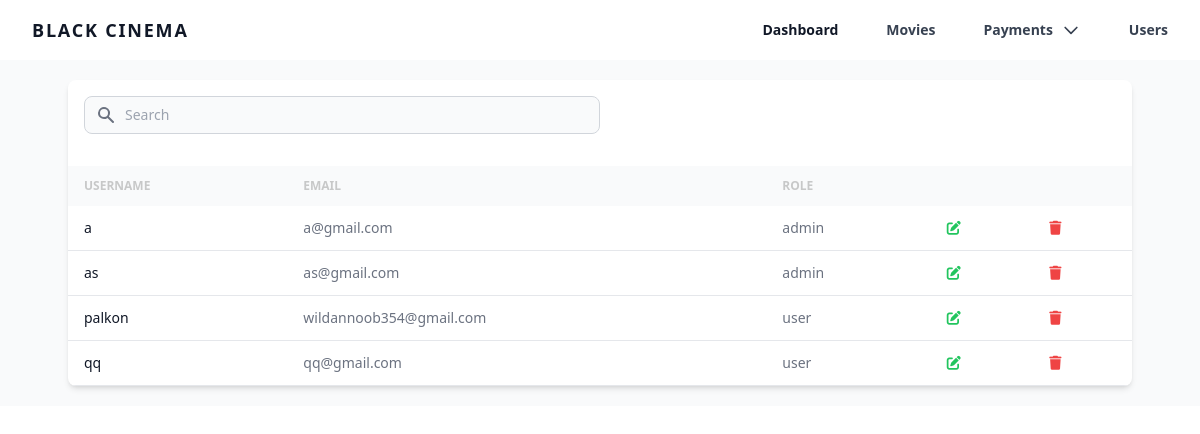
The app's page /app/admin/users (signed in) with its own data.
### tables this page shows
CREATE TABLE `user` (
  `user_id` int NOT NULL,
  `user_username` varchar(255) DEFAULT NULL,
  `user_email` varchar(255) DEFAULT NULL,
  `user_password` varchar(255) DEFAULT NULL,
  `emailVerified` datetime DEFAULT NULL,
  `user_image` varchar(255) DEFAULT NULL,
  `user_role` varchar(255) DEFAULT NULL,
  `createdAt` datetime DEFAULT CURRENT_TIMESTAMP,
  `updatedAt` datetime DEFAULT NULL ON UPDATE CURRENT_TIMESTAMP
);

### app/admin/pages/views/users.php (the view, shortened to what this page needs)
<?php
include "../../config/conn.php";
$query = mysqli_query($conn, "SELECT * FROM user");
?>
<section class="bg-gray-50 dark:bg-black p-3 sm:p-5">
    <div class="mx-auto max-w-screen-xl px-4 lg:px-12">
        <div class="bg-white dark:bg-white/10 relative shadow-md sm:rounded-lg overflow-hidden">
            <div class="flex flex-col md:flex-row items-center justify-between space-y-3 md:space-y-0 md:space-x-4 p-4">
                <div class="w-full md:w-1/2">
                    <form class="flex items-center">
                        <div class="relative w-full">
                            <div class="absolute inset-y-0 left-0 flex items-center pl-3 pointer-events-none">
                            </div>
                            <input type="text" id="simple-search" class="bg-gray-50 border border-gray-300 text-gray-900 text-sm rounded-lg focus:ring-gray-500 focus:border-gray-500 block w-full pl-10 p-2 dark:bg-black/20 dark:border-gray-600 dark:placeholder-gray-400 dark:text-white dark:focus:ring-gray-500 dark:focus:border-gray-500" placeholder="Search" required="">
                        </div>
                    </form>
                </div>
            </div>
            <div class="overflow-x-auto">
                <table class="w-full text-sm text-left text-gray-500 dark:text-gray-400">
                    <thead class="text-xs text-black/20 uppercase bg-gray-50 dark:bg-black/20 dark:text-gray-400">
                        <tr>
                            <th scope="col" class="px-4 py-3">Username</th>
                            <th scope="col" class="px-4 py-3">Email</th>
                            <th scope="col" class="px-4 py-3">Role</th>
                            <th scope="col" colspan="2" class="px-4 py-3">
                            </th>
                        </tr>
                    </thead>
                    <tbody id="paymentList">
                        <?php
                        while ($row = mysqli_fetch_assoc($query)) {
                        ?>
                            <tr class="border-b dark:border-black/20">
                                <th scope="row" class="px-4 py-3 font-medium text-gray-900 whitespace-nowrap dark:text-white">
                                    <?= $row['user_username']; ?></th>
                                <td class="px-4 py-3"><span><?= $row['user_email']; ?></span></td>
                                <td class="px-4 py-3"><span><?= $row['user_role']; ?></span></td>
                                <td class="px-4 py-3">
                                    <a href="edit_user?user_id=<?= $row['user_id']; ?>" class="text-green-600 hover:text-green-800">
                                        <i class="fa-solid fa-pen-to-square text-green-500"></i>
                                    </a>
                                </td>
                                <td class="px-4 py-3">
                                    <button class="text-red-600 hover:text-red-800" onclick="deleteUser(<?= $row['user_id']; ?>)"><i class="fa-solid fa-trash text-red-500"></i></button>
                                </td>
                            </tr>
                        <?php } ?>
                    </tbody>
                </table>
            </div>
        </div>
    </div>
</section>

### records on screen
user: user_username "a", user_email "a@gmail.com", user_role "admin"
user: user_username "as", user_email "as@gmail.com", user_role "admin"
user: user_username "palkon", user_email "wildannoob354@gmail.com", user_role "user"
user: user_username "qq", user_email "qq@gmail.com", user_role "user"
